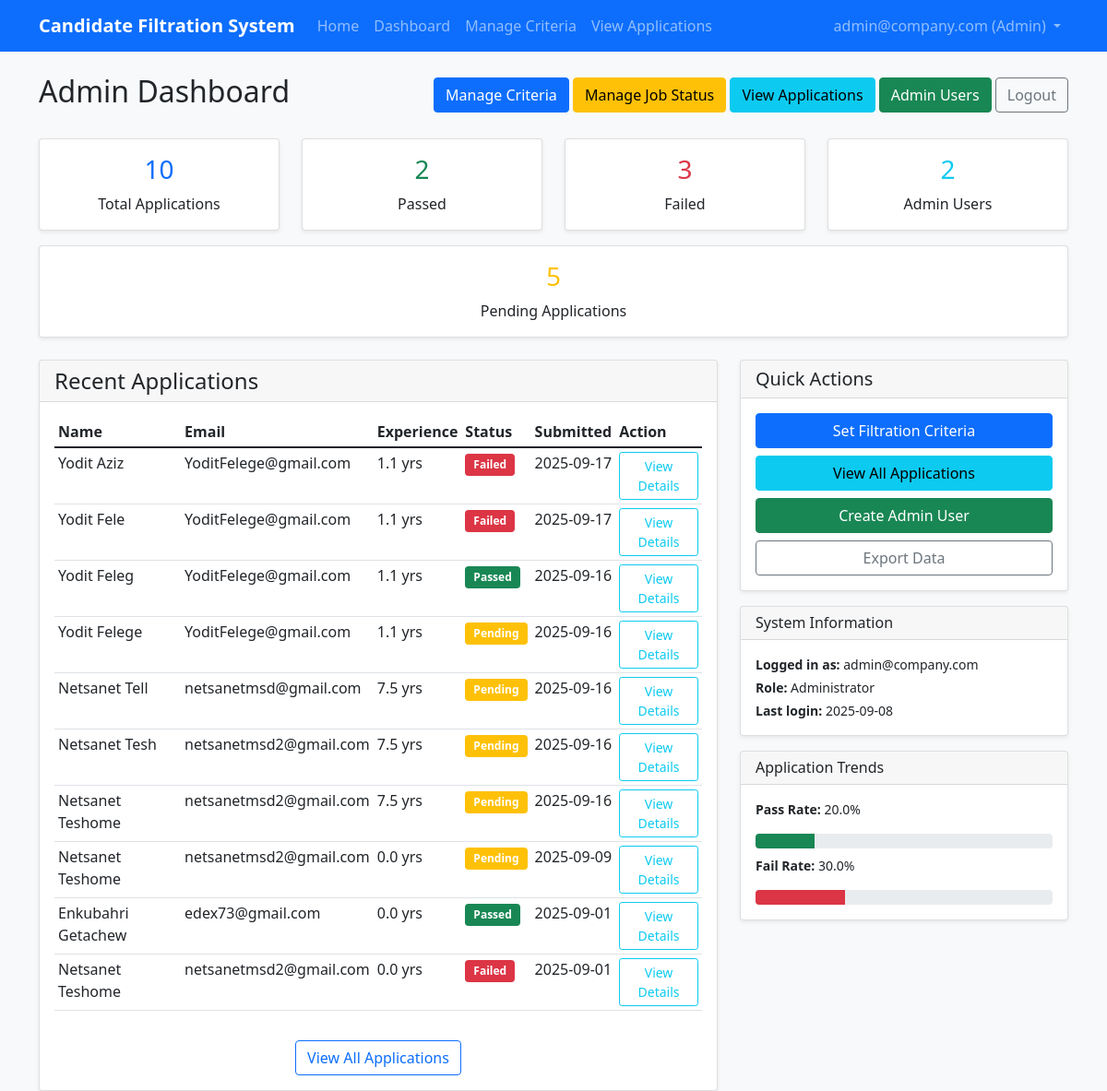
The app's page /admin/dashboard (signed in), older data.
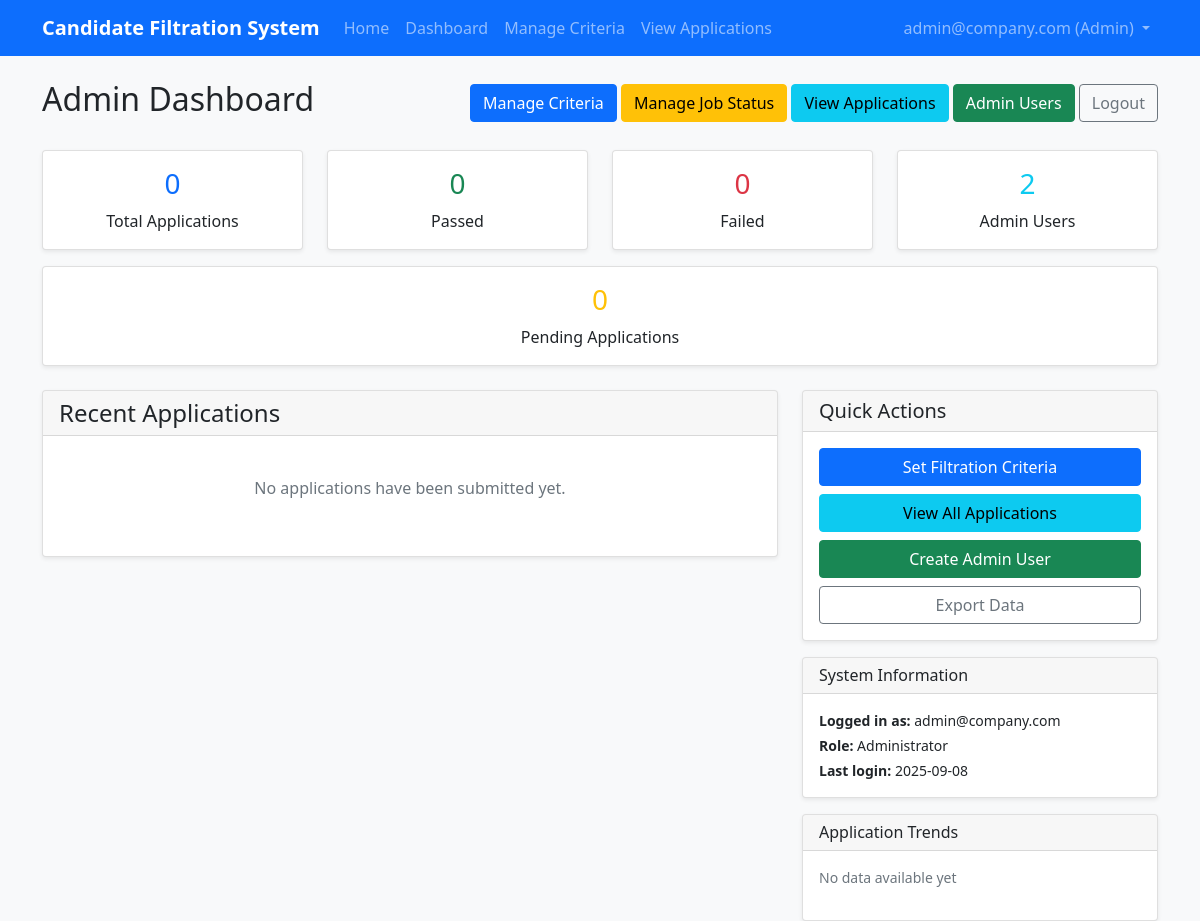
The same page, newer data.
### tables this page shows
CREATE TABLE users
                 (id INTEGER PRIMARY KEY AUTOINCREMENT,
                  email TEXT UNIQUE NOT NULL,
                  password_hash TEXT NOT NULL,
                  role TEXT NOT NULL CHECK(role IN ('candidate', 'admin')),
                  created_date TIMESTAMP DEFAULT CURRENT_TIMESTAMP,
                  is_active BOOLEAN DEFAULT 1, name TEXT, department TEXT, email_confirmed BOOLEAN DEFAULT 0);

CREATE TABLE candidates
                 (id INTEGER PRIMARY KEY AUTOINCREMENT,
                  name TEXT NOT NULL,
                  email TEXT NOT NULL,
                  phone TEXT,
                  experience_years INTEGER,
                  education TEXT,
                  skills TEXT,
                  resume_filename TEXT,
                  submission_date TIMESTAMP DEFAULT CURRENT_TIMESTAMP,
                  status TEXT DEFAULT 'pending', position_experience_years INTEGER DEFAULT 0, experience_1 TEXT DEFAULT "", experience_2 TEXT DEFAULT "", experience_3 TEXT DEFAULT "", experience_1_start_date TEXT DEFAULT "", experience_1_end_date TEXT DEFAULT "", experience_2_start_date TEXT DEFAULT "", experience_2_end_date TEXT DEFAULT "", experience_3_start_date TEXT DEFAULT "", experience_3_end_date TEXT DEFAULT "", position_of_interest_id INTEGER, experience_1_position_title TEXT DEFAULT "", experience_2_position_title TEXT DEFAULT "", experience_3_position_title TEXT DEFAULT "", gender TEXT DEFAULT "", education_certification TEXT DEFAULT "");

### app.py (the view)
@app.route('/admin/dashboard')
@login_required
@admin_required
def admin_dashboard():
    conn = sqlite3.connect('candidates.db')
    c = conn.cursor()
    c.execute('SELECT COUNT(*) FROM candidates')
    total_applications = c.fetchone()[0]
    c.execute('SELECT status, COUNT(*) FROM candidates GROUP BY status')
    status_counts = dict(c.fetchall())
    c.execute('SELECT * FROM candidates ORDER BY submission_date DESC LIMIT 10')
    recent_applications_raw = c.fetchall()
    recent_applications = []
    for app in recent_applications_raw:
        exp1_years = calculate_experience_years(app[14], app[15])  # experience_1 dates
        exp2_years = calculate_experience_years(app[16], app[17])  # experience_2 dates
        exp3_years = calculate_experience_years(app[18], app[19])  # experience_3 dates
        total_experience = exp1_years + exp2_years + exp3_years
        app_with_experience = list(app) + [f"{total_experience:.1f}"]
        recent_applications.append(tuple(app_with_experience))
    c.execute('SELECT COUNT(*) FROM users WHERE role = "admin"')
    admin_count = c.fetchone()[0]
    conn.close()
    return render_template('admin_dashboard.html',
                         total_applications=total_applications,
                         status_counts=status_counts,
                         recent_applications=recent_applications,
                         admin_count=admin_count)

### app.py (called while the page is built)
@login_manager.user_loader
def load_user(user_id):
    return User.get(user_id)

def calculate_experience_years(start_date_str, end_date_str):
    try:
        if not start_date_str or not end_date_str:
            return 0.0
        start_date = datetime.strptime(str(start_date_str), '%Y-%m-%d').date()
        end_date = datetime.strptime(str(end_date_str), '%Y-%m-%d').date()
        delta = end_date - start_date
        years = delta.days / 365.25  # Account for leap years
        return round(years, 2)
    except (ValueError, TypeError) as e:
        print(f"Error calculating experience years: {e}")
        return 0.0

def admin_required(f):
    from functools import wraps
    @wraps(f)
    def decorated_function(*args, **kwargs):
        if not current_user.is_authenticated or current_user.role != 'admin':
            flash('Access denied. Admin privileges required.', 'error')
            return redirect(url_for('login'))
        return f(*args, **kwargs)
    return decorated_function

    @property
    def is_active(self):
        return self._active

    @staticmethod
    def get(user_id):
        conn = sqlite3.connect('candidates.db')
        c = conn.cursor()
        c.execute('SELECT * FROM users WHERE id = ?', (user_id,))
        user_data = c.fetchone()
        conn.close()
        if user_data:
            return User(*user_data)
        return None

### templates/admin_dashboard.html (shortened to what this page needs)
{% extends "base.html" %}
{% block content %}
<div class="row">
    <div class="col-12">
        <div class="d-flex justify-content-between align-items-center mb-4">
            <h2>Admin Dashboard</h2>
            <div>
                <a href="{{ url_for('admin_criteria') }}" class="btn btn-primary">Manage Criteria</a>
                <a href="{{ url_for('manage_job_status') }}" class="btn btn-warning">Manage Job Status</a>
                <a href="{{ url_for('view_candidates') }}" class="btn btn-info">View Applications</a>
                <a href="{{ url_for('admin_users') }}" class="btn btn-success">Admin Users</a>
                <a href="{{ url_for('logout') }}" class="btn btn-outline-secondary">Logout</a>
            </div>
        </div>
    </div>
</div>
<div class="row">
    <div class="col-md-3 col-sm-6">
        <div class="card">
            <div class="card-body text-center">
                <h3 class="card-title text-primary">{{ total_applications }}</h3>
                <p class="card-text">Total Applications</p>
            </div>
        </div>
    </div>
    <div class="col-md-3 col-sm-6">
        <div class="card">
            <div class="card-body text-center">
                <h3 class="card-title text-success">{{ status_counts.get('passed', 0) }}</h3>
                <p class="card-text">Passed</p>
            </div>
        </div>
    </div>
    <div class="col-md-3 col-sm-6">
        <div class="card">
            <div class="card-body text-center">
                <h3 class="card-title text-danger">{{ status_counts.get('failed', 0) }}</h3>
                <p class="card-text">Failed</p>
            </div>
        </div>
    </div>
    <div class="col-md-3 col-sm-6">
        <div class="card">
            <div class="card-body text-center">
                <h3 class="card-title text-info">{{ admin_count }}</h3>
                <p class="card-text">Admin Users</p>
            </div>
        </div>
    </div>
</div>
<div class="row mt-3">
    <div class="col-md-12">
        <div class="card">
            <div class="card-body text-center">
                <h3 class="card-title text-warning">{{ status_counts.get('pending', 0) }}</h3>
                <p class="card-text">Pending Applications</p>
            </div>
        </div>
    </div>
</div>
<div class="row mt-4">
    <div class="col-md-8">
        <div class="card">
            <div class="card-header">
                <h4 class="mb-0">Recent Applications</h4>
            </div>
            <div class="card-body">
                {% if recent_applications %}
                    <div class="table-responsive">
                        <table class="table table-sm">
                            <thead>
                                <tr>
                                    <th>Name</th>
                                    <th>Email</th>
                                    <th>Experience</th>
                                    <th>Status</th>
                                    <th>Submitted</th>
                                    <th>Action</th>
                                </tr>
                            </thead>
                            <tbody>
                                {% for application in recent_applications %}
                                <tr>
                                    <td>{{ application[1] }}</td>
                                    <td>{{ application[2] }}</td>
                                    <td>{{ application[26] }} yrs</td>
                                    <td>
                                        {% if application[9] == 'passed' %}
                                            <span class="badge bg-success">Passed</span>
                                        {% elif application[9] == 'failed' %}
                                            <span class="badge bg-danger">Failed</span>
                                        {% else %}
                                            <span class="badge bg-warning">Pending</span>
                                        {% endif %}
                                    </td>
                                    <td>{{ application[8][:10] }}</td>
                                    <td>
                                        <button class="btn btn-sm btn-outline-info" data-bs-toggle="modal" data-bs-target="#applicationModal{{ application[0] }}">
                                            View Details
                                        </button>
                                    </td>
                                </tr>
                                {% endfor %}
                            </tbody>
                        </table>
                    </div>
                    <div class="text-center mt-3">
                        <a href="{{ url_for('view_candidates') }}" class="btn btn-outline-primary">View All Applications</a>
                    </div>
                {% else %}
                    <div class="text-center py-4">
                        <p class="text-muted">No applications have been submitted yet.</p>
                    </div>
                {% endif %}
            </div>
        </div>
    </div>
    <div class="col-md-4">
        <div class="card">
            <div class="card-header">
                <h5 class="mb-0">Quick Actions</h5>
            </div>
            <div class="card-body">
                <div class="d-grid gap-2">
                    <a href="{{ url_for('admin_criteria') }}" class="btn btn-primary">Set Filtration Criteria</a>
                    <a href="{{ url_for('view_candidates') }}" class="btn btn-info">View All Applications</a>
                    <a href="{{ url_for('create_admin_user') }}" class="btn btn-success">Create Admin User</a>
                    <button class="btn btn-outline-secondary" onclick="exportApplications()">Export Data</button>
                </div>
            </div>
        </div>
        <div class="card mt-3">
            <div class="card-header">
                <h6 class="mb-0">System Information</h6>
            </div>
            <div class="card-body">
                <p class="small mb-1"><strong>Logged in as:</strong> {{ current_user.email }}</p>
                <p class="small mb-1"><strong>Role:</strong> Administrator</p>
                <p class="small mb-0"><strong>Last login:</strong> {{ current_user.created_date[:10] if current_user.created_date else 'Unknown' }}</p>
            </div>
        </div>
        <div class="card mt-3">
            <div class="card-header">
                <h6 class="mb-0">Application Trends</h6>
            </div>
            <div class="card-body">
                {% if total_applications > 0 %}
                    <p class="small">
                        <strong>Pass Rate:</strong>
                        {{ "%.1f"|format((status_counts.get('passed', 0) / total_applications) * 100) }}%
                    </p>
                    <div class="progress mb-2">
                        <div class="progress-bar bg-success" style="width: {{ (status_counts.get('passed', 0) / total_applications) * 100 }}%"></div>
                    </div>
                    <p class="small">
                        <strong>Fail Rate:</strong>
                        {{ "%.1f"|format((status_counts.get('failed', 0) / total_applications) * 100) }}%
                    </p>
                    <div class="progress">
                        <div class="progress-bar bg-danger" style="width: {{ (status_counts.get('failed', 0) / total_applications) * 100 }}%"></div>
                    </div>
                {% else %}
                    <p class="small text-muted">No data available yet</p>
                {% endif %}
            </div>
        </div>
    </div>
</div>
{% endblock %}

### templates/base.html (shortened to what this page needs)
<!DOCTYPE html>
<html lang="en">
<head>
    <link href="https://cdn.jsdelivr.net/npm/bootstrap@5.1.3/dist/css/bootstrap.min.css" rel="stylesheet">
    <link rel="stylesheet" href="{{ url_for('static', filename='css/style.css') }}">
</head>
<body>
    <nav class="navbar navbar-expand-lg navbar-dark bg-primary">
        <div class="container">
            <a class="navbar-brand" href="{{ url_for('index') }}">Candidate Filtration System</a>
            <div class="collapse navbar-collapse" id="navbarNav">
                <ul class="navbar-nav me-auto">
                    <li class="nav-item">
                        <a class="nav-link" href="{{ url_for('index') }}">Home</a>
                    </li>
                    {% if current_user.is_authenticated %}
                        {% if current_user.role == 'admin' %}
                            <li class="nav-item">
                                <a class="nav-link" href="{{ url_for('admin_dashboard') }}">Dashboard</a>
                            </li>
                            <li class="nav-item">
                                <a class="nav-link" href="{{ url_for('admin_criteria') }}">Manage Criteria</a>
                            </li>
                            <li class="nav-item">
                                <a class="nav-link" href="{{ url_for('view_candidates') }}">View Applications</a>
                            </li>
                        {% endif %}
                    {% else %}
                        <li class="nav-item">
                            <a class="nav-link" href="{{ url_for('candidate_form') }}">Apply Now</a>
                        </li>
                    {% endif %}
                </ul>
                <ul class="navbar-nav ms-auto">
                    {% if current_user.is_authenticated %}
                        <li class="nav-item dropdown">
                            <a class="nav-link dropdown-toggle" href="#" id="navbarDropdown" role="button" data-bs-toggle="dropdown">
                                {{ current_user.email }} ({{ current_user.role.title() }})
                            </a>
                        </li>
                    {% else %}
                        <li class="nav-item">
                            <a class="nav-link" href="{{ url_for('login') }}">Admin Login</a>
                        </li>
                    {% endif %}
                </ul>
            </div>
        </div>
    </nav>
    <main class="container mt-4">
        {% block content %}{% endblock %}
    </main>
</body>
</html>

### static/css/style.css (style rules this page uses)
body { background-color: #f8f9fa; font-family: 'Segoe UI', Tahoma, Geneva, Verdana, sans-serif; }
.navbar-brand { font-weight: bold; }
.card { box-shadow: 0 0.125rem 0.25rem rgba(0, 0, 0, 0.075); border: 1px solid rgba(0, 0, 0, 0.125); transition: box-shadow 0.15s ease-in-out; }
.btn { transition: all 0.3s ease; }

Row changes from the older to the newer data that the page shows:
removed candidates: name "Yodit Aziz", email "YoditFelege@gmail.com", application "1.1", status "Failed", submission_date "2025-09-17"
removed candidates: name "Yodit Fele", email "YoditFelege@gmail.com", application "1.1", status "Failed", submission_date "2025-09-17"
removed candidates: name "Yodit Feleg", email "YoditFelege@gmail.com", application "1.1", status "Passed", submission_date "2025-09-16"
removed candidates: name "Yodit Felege", email "YoditFelege@gmail.com", application "1.1", status "Pending", submission_date "2025-09-16"
removed candidates: name "Netsanet Tell", email "netsanetmsd@gmail.com", application "7.5", status "Pending", submission_date "2025-09-16"
removed candidates: name "Netsanet Tesh", email "netsanetmsd2@gmail.com", application "7.5", status "Pending", submission_date "2025-09-16"
removed candidates: name "Netsanet Teshome", email "netsanetmsd2@gmail.com", application "7.5", status "Pending", submission_date "2025-09-16"
removed candidates: name "Netsanet Teshome", email "netsanetmsd2@gmail.com", application "0.0", status "Pending", submission_date "2025-09-09"
removed candidates: name "Enkubahri Getachew", email "edex73@gmail.com", application "0.0", status "Passed", submission_date "2025-09-01"
removed candidates: name "Netsanet Teshome", email "netsanetmsd2@gmail.com", application "0.0", status "Failed", submission_date "2025-09-01"
Text that changed along with them:
{{ total_applications }}: "10" → "0"
{{ status_counts.get('passed', 0) }}: "2" → "0"
{{ status_counts.get('failed', 0) }}: "3" → "0"
{{ status_counts.get('pending', 0) }}: "5" → "0"
text no longer shown: "Name Email Experience Status Submitted Action View All Applications Pass Rate: 20.0 % Fail Rate: 30.0 %"
text now shown: "No applications have been submitted yet. No data available yet"
